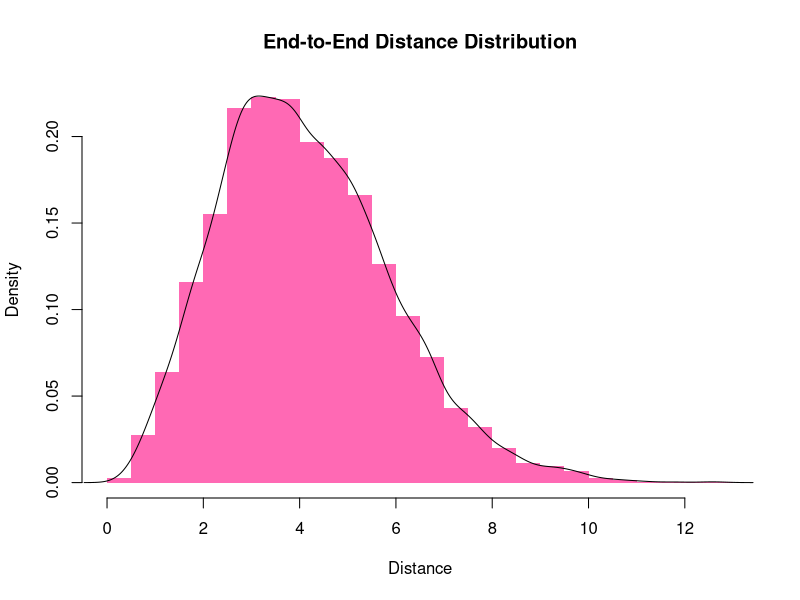

R code for this plot: (Note: this script raises an error after producing the figure.)
## ---- chunk 1
polymer_end_to_end_distance <- function(n) {
    theta <- runif(n, 0, 2*pi)
    phi <- runif(n, 0, pi)
    
    x <- cos(theta) *sin(phi)
    y <- sin(theta) * sin(phi)
    z <- cos(phi)
    
    end_x <- sum(x)
    end_y <- sum(y)
    end_z <- sum(z)
    
    distance <- sqrt(end_x^2 + end_y^2 +end_z^2)
    return(distance)
}
set.seed(25111810)
polymer_end_to_end_distance(10)
## ---- chunk 2
set.seed(25111810)
n_links <- 20
n_chains <- 10000

distances <- replicate(n_chains, polymer_end_to_end_distance(n_links))
head(distances)

hist(distances, breaks = 30, probability = TRUE,
     main = "End-to-End Distance Distribution",
     xlab = "Distance", col = "hotpink",
     border = NA) +
    lines(density(distances))
## ---- chunk 3
generate_constrained_link <- function(prev_vec, min_angle = pi/4) {
    cos_min <- cos(min_angle)
    repeat {
        theta <- runif(1, 0, 2*pi)
        phi   <- runif(1, 0, pi)
        
        new_vec <- c(
            cos(theta) * sin(phi),
            sin(theta) * sin(phi),
            cos(phi)
        )
        
        if (sum(prev_vec * new_vec) <= cos_min) {
            return(new_vec)
        }
    }
}

polymer_end_to_end_distance_constrained <- function(n, min_angle = pi/4) {
    theta <- runif(1, 0, 2*pi)
    phi   <- runif(1, 0, pi)
    
    current_vec <- c(
        cos(theta) * sin(phi),
        sin(theta) * sin(phi),
        cos(phi)
    )
    pos <- current_vec
    
    for (i in 2:n) {
        new_vec <- generate_constrained_link(current_vec, min_angle)
        pos <- pos + new_vec
        current_vec <- new_vec
    }
    sqrt(sum(pos^2))
}
## ---- chunk 4
polymer_end_to_end_distance_constrained <- function(n, min_angle = pi/4) {
    cos_min <- cos(min_angle)

    theta <- runif(1, 0, 2*pi)
    phi   <- runif(1, 0, pi)
    
    current_vec <- c(
        cos(theta) * sin(phi),
        sin(theta) * sin(phi),
        cos(phi)
    )
    
    pos <- current_vec
    for (i in 2:n) {
        repeat {
            theta <- runif(1, 0, 2*pi)
            phi   <- runif(1, 0, pi)
            
            new_vec <- c(
                cos(theta) * sin(phi),
                sin(theta) * sin(phi),
                cos(phi)
            )
            
            if (sum(current_vec * new_vec) <= cos_min) {
                break
            }
        }
        pos <- pos + new_vec
        current_vec <- new_vec
    }
    
    sqrt(sum(pos^2))
}
## ---- chunk 5
